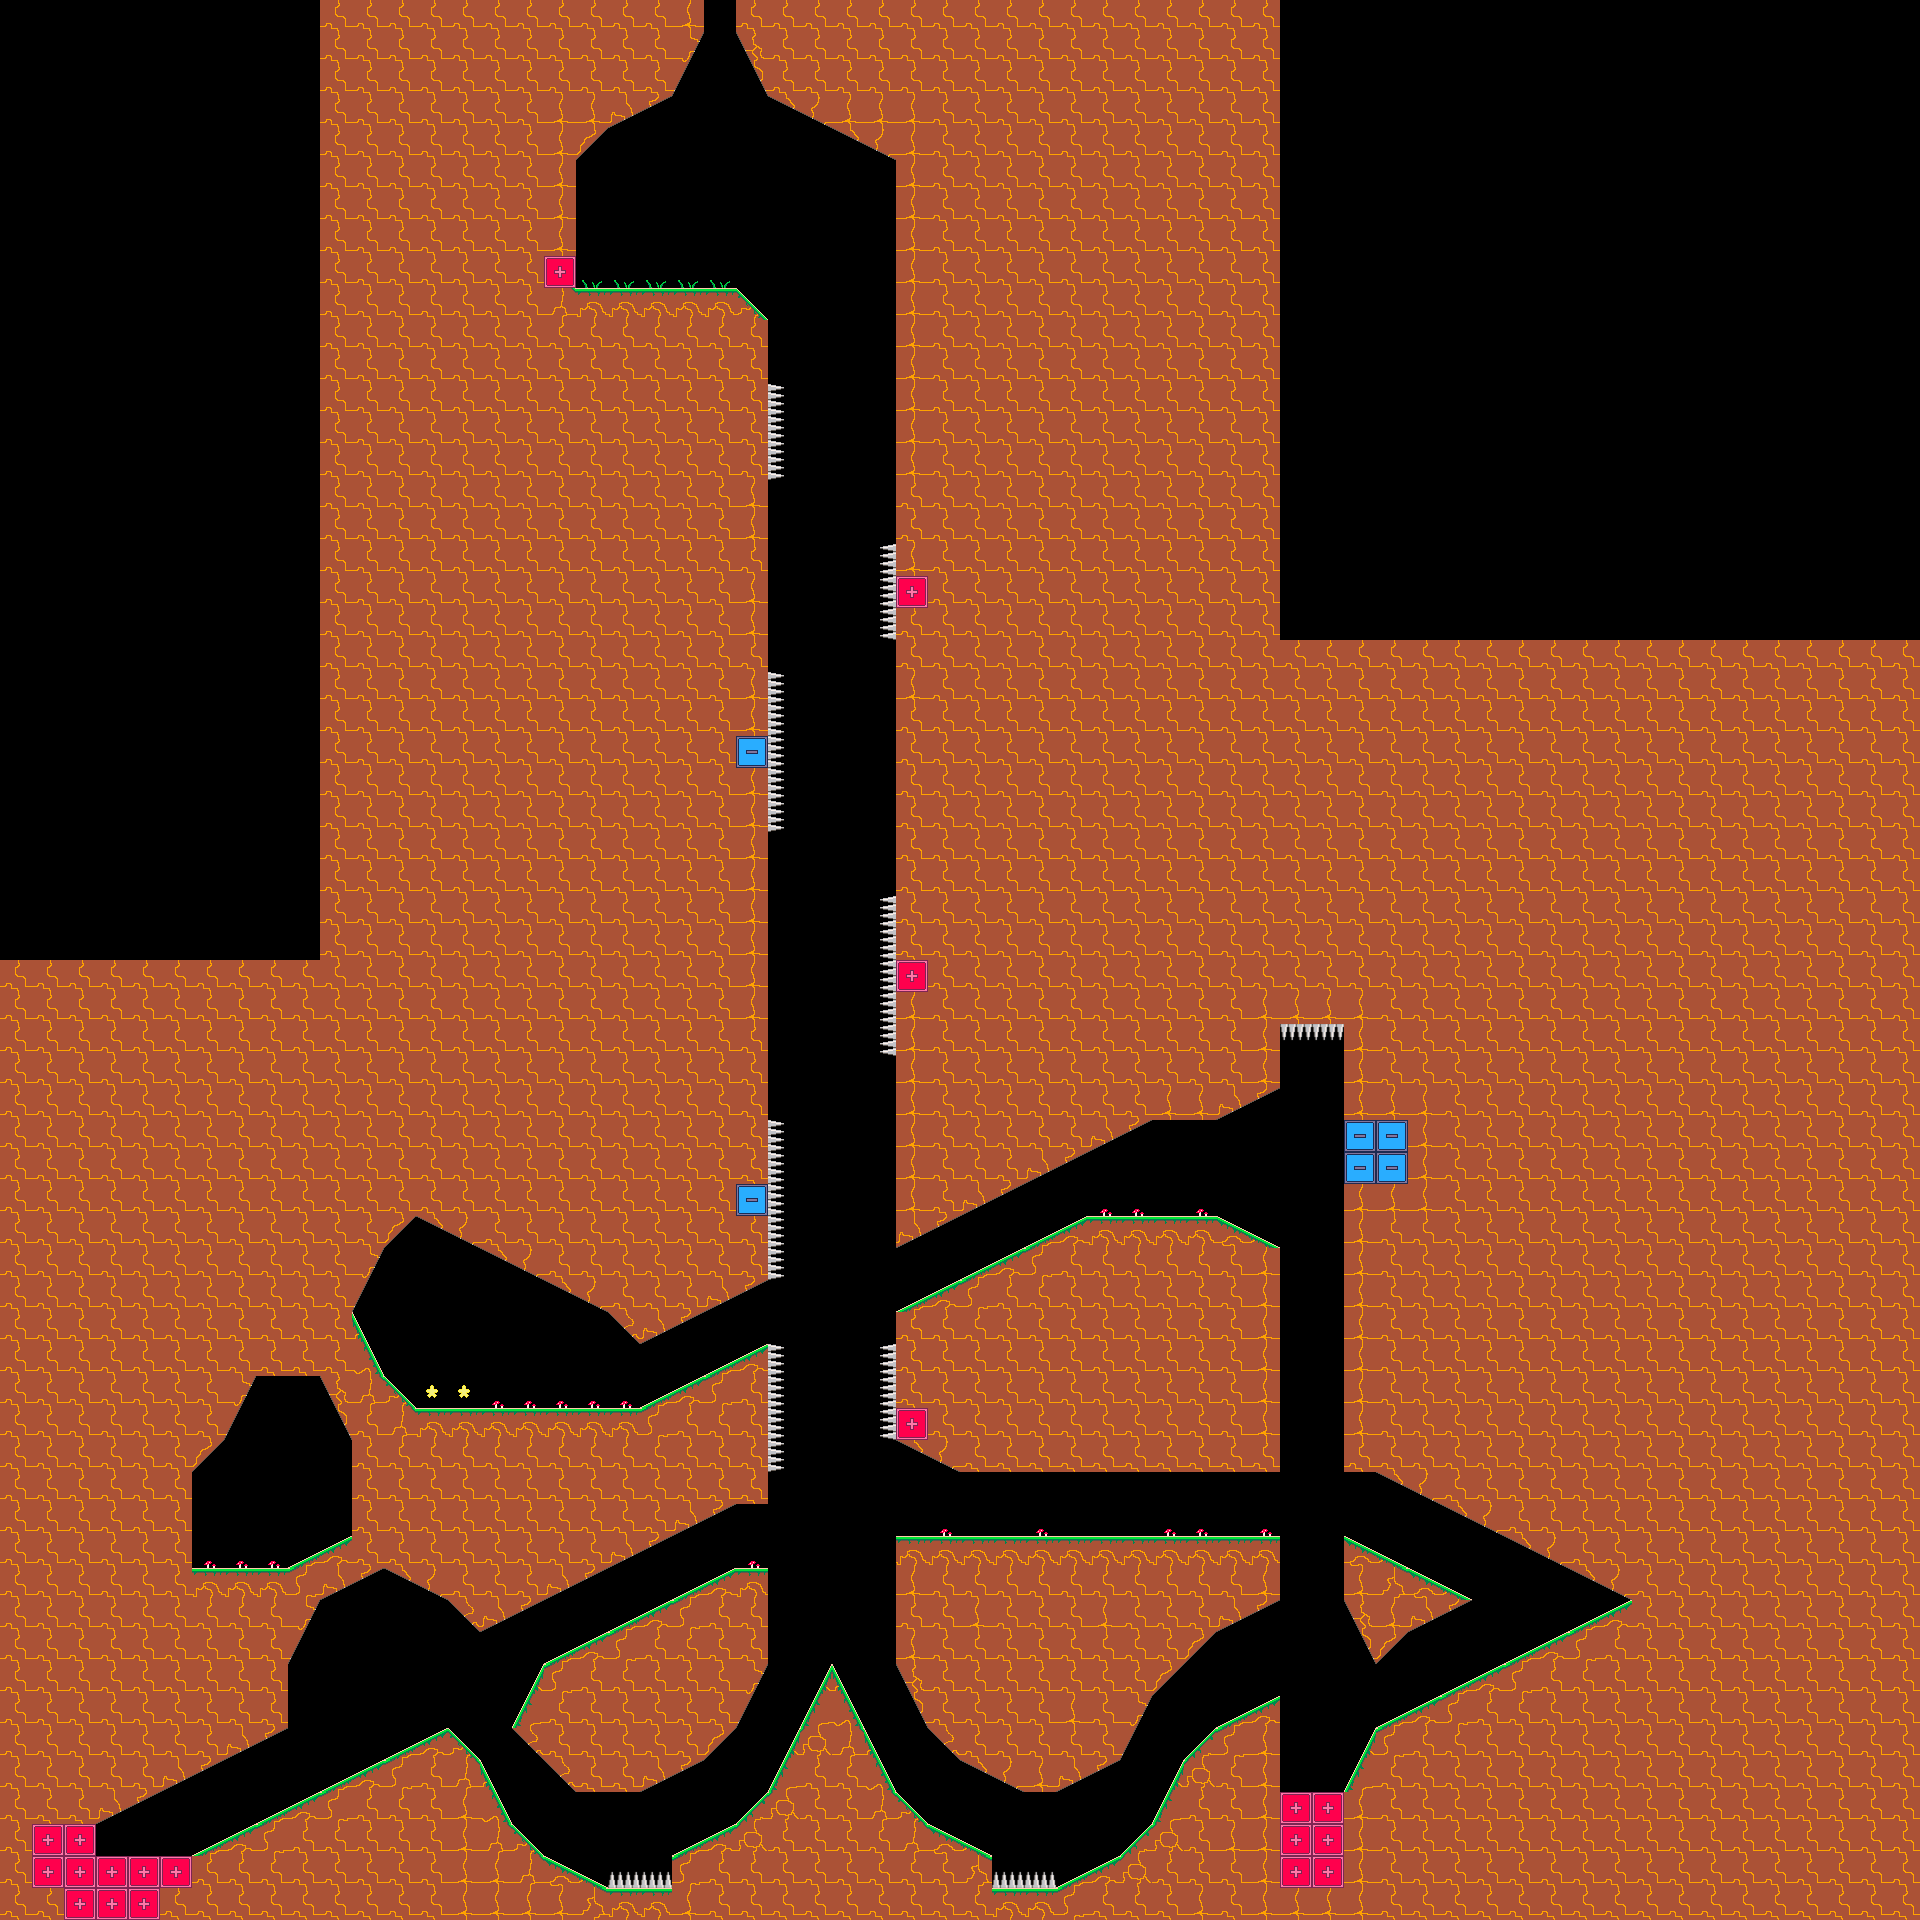

A 2D game scene composited from a Tiled map and its tileset images. What follows is a short description and the map's XML, with each tile layer's data collapsed to a summary:
An orthogonal 60x60 tile map with 32x32 px tiles, 1 tile layer (spawns) and 1 object.

<map version="1.8" tiledversion="1.8.2" orientation="orthogonal" renderorder="right-down" width="60" height="60" tilewidth="32" tileheight="32" infinite="0" nextlayerid="3" nextobjectid="2">
 <editorsettings>
  <export target="../../../assets/levels/040.json" format="json" />
 </editorsettings>
 <tileset firstgid="1" source="../tileset.tsx" />
 <layer id="1" name="spawns" width="60" height="60">
  <data>[3600 cells, 2551 non-empty, 37 distinct tile ids]</data>
 </layer>
 <objectgroup id="2" name="objects">
  <object id="1" x="636.618" y="255.759">
   <point />
  </object>
 </objectgroup>
</map>
